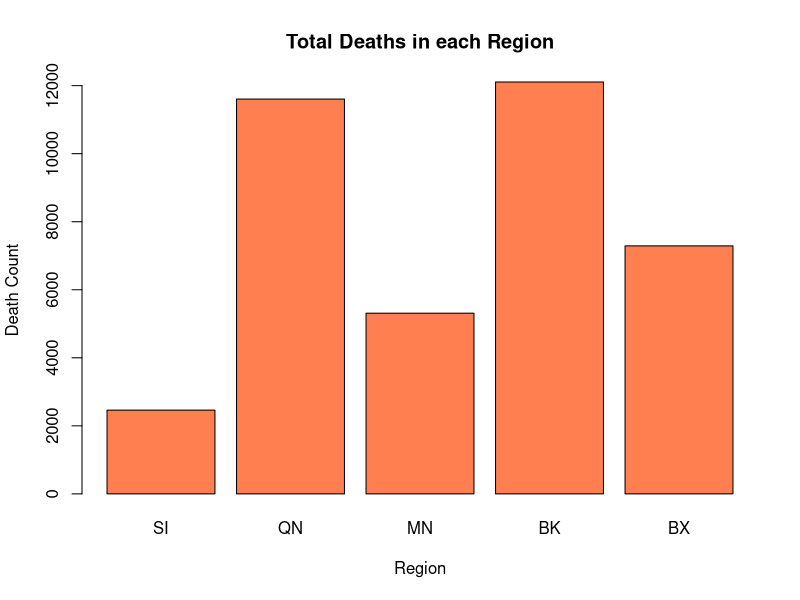
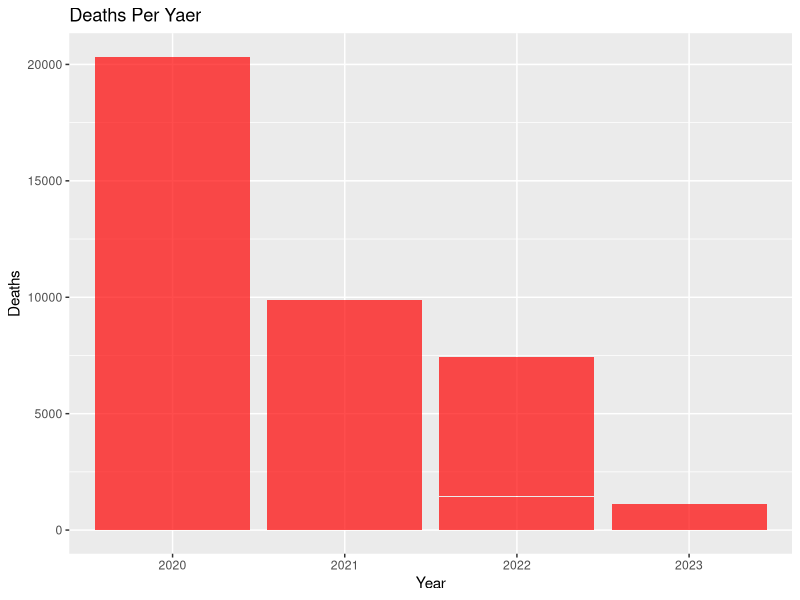
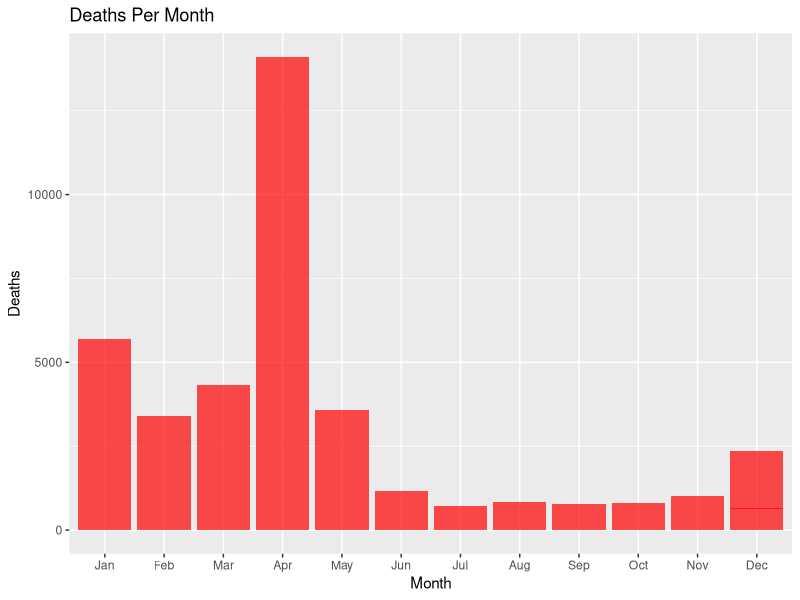
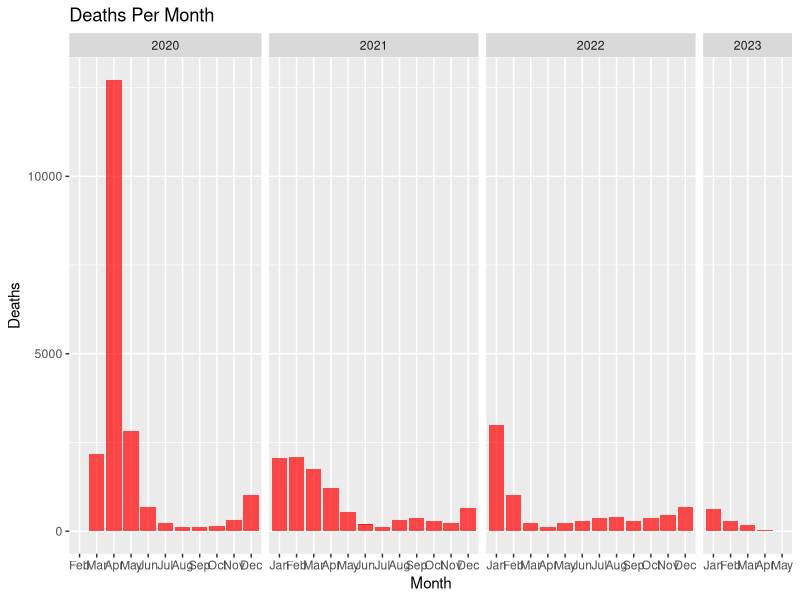

The R source for these figures, in order:
## ---- chunk 1
knitr::opts_chunk$set(echo = TRUE)
## ---- chunk 2
library(readr)
library(tidyverse)

Data <- read.csv("COVID.csv")

head(Data)
dim(Data) # 1158 observations and 67 variables
str(Data) # All integer variables with data being the only character variable 

missing_values <- colSums(is.na(Data))
missing_values #no missing values 

Data$date_of_interest <- lubridate::mdy(Data$date_of_interest)


summary(Data)
Final <- Data %>%
  select(-contains("7DAY_AVG"))

## ---- chunk 3
RegionsTotalDeaths <- Final %>% 
  summarize(SI_DEATH = sum(SI_DEATH_COUNT),
            QN_DEATH =sum(QN_DEATH_COUNT),
            MN_DEATH = sum(MN_DEATH_COUNT),
            BK_DEATH = sum(BK_DEATH_COUNT),
            BX_DEATH = sum(BX_DEATH_COUNT))

barplot((c(RegionsTotalDeaths$SI_DEATH,
          RegionsTotalDeaths$QN_DEATH, 
          RegionsTotalDeaths$MN_DEATH, 
          RegionsTotalDeaths$BK_DEATH, 
          RegionsTotalDeaths$BX_DEATH)), 
        main = "Total Deaths in each Region", 
        xlab = "Region",
        ylab = "Death Count",
        names.arg = c("SI", "QN", "MN", "BK", "BX"),
        col = "coral")  
## ---- chunk 4
Final2 <- Final %>%
  mutate(
    Year = year(date_of_interest),
    Month = month(date_of_interest, label = TRUE),
    Day = day(date_of_interest)
  )

CasesTotal <- Final2 %>% group_by (Month, Year) %>% summarize(TotalCases = sum(CASE_COUNT)) %>% 
  group_by(Year) %>% 
  slice(which.max(TotalCases))
                                                         
DeathsTotal <- Final2 %>% group_by (Month, Year) %>% summarize(TotalDeaths = sum(DEATH_COUNT))  %>% 
  group_by(Year) %>% 
  slice(which.max(TotalDeaths))  


ggplot(Final2, aes(x = factor(Year), y=DEATH_COUNT)) +
  geom_bar(stat = "identity", fill = "red", alpha = 0.7) +
  labs(title = "Deaths Per Yaer",
       x = "Year",
       y = "Deaths")

ggplot(Final2, aes(x = factor(Month), y=DEATH_COUNT)) +
  geom_bar(stat = "identity", fill = "red", alpha = 0.7) +
  labs(title = "Deaths Per Month",
       x = "Month",
       y = "Deaths")

ggplot(Final2, aes(x = factor(Month), y = DEATH_COUNT)) +
  geom_bar(stat = "identity", fill = "red", alpha = 0.7) +
  labs(title = "Deaths Per Month",
       x = "Month",
       y = "Deaths") +
  facet_grid(~Year, scales = "free_x", space = "free_x")

  
Final2$Year <- factor(Final2$Year, levels = c(2020, 2021, 2022, 2023))

                                                                          
